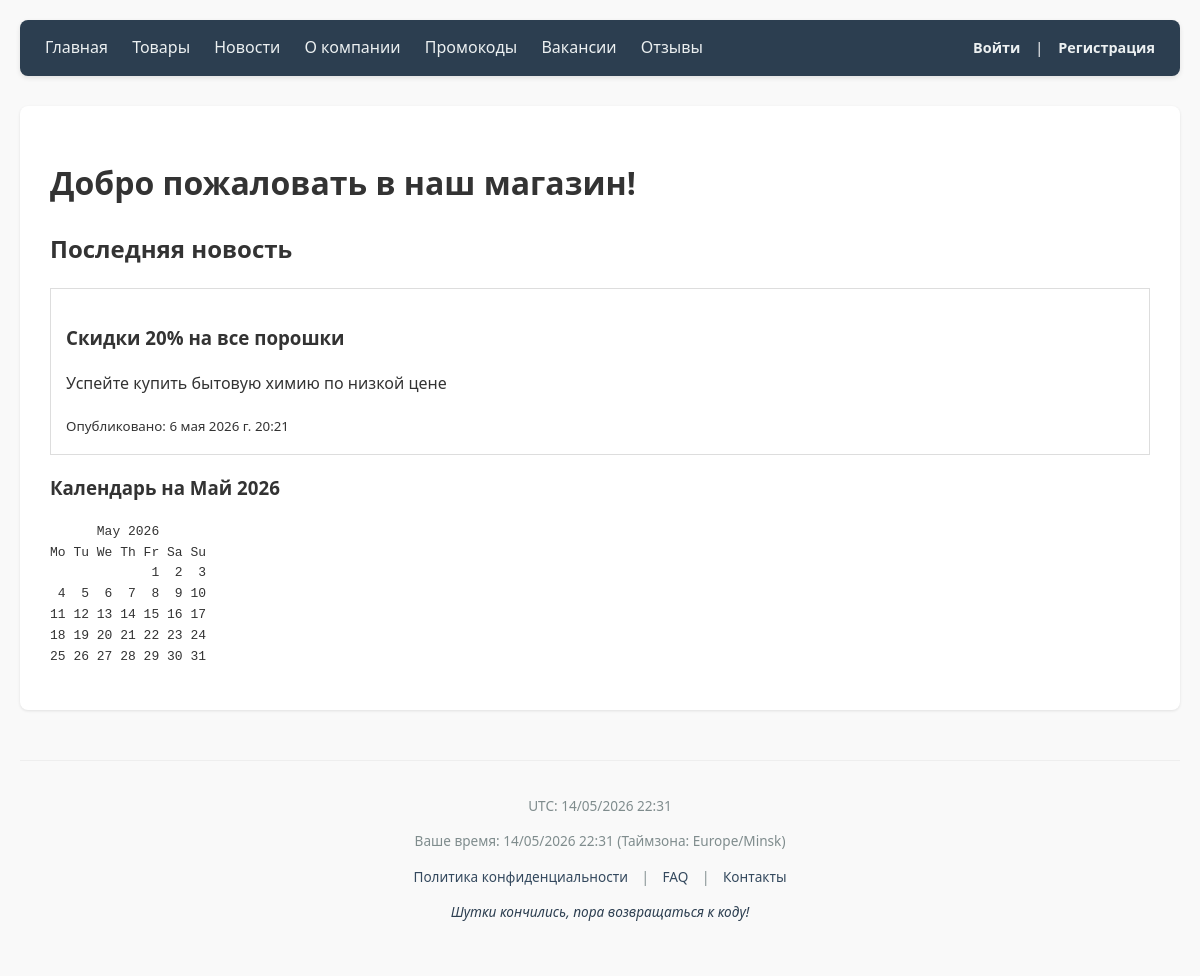
The page / on the database its author committed.
### shop/models.py (models this page shows)
class TimeStampedModel(models.Model):
    created_at = models.DateTimeField(auto_now_add=True, verbose_name="Дата добавления")
    updated_at = models.DateTimeField(auto_now=True, verbose_name="Дата изменения")
    class Meta:
        abstract = True # Это значит, что таблица в БД для этой модели создана не будет

class News(TimeStampedModel):
    title = models.CharField(max_length=200, verbose_name="Заголовок")
    short_description = models.CharField(max_length=255, verbose_name="Краткое содержание (1 предложение)")
    content = models.TextField(verbose_name="Полная статья")
    image = models.ImageField(upload_to='news/', verbose_name="Картинка")
    publish_date = models.DateTimeField(auto_now_add=True)
    class Meta:
        verbose_name_plural = "Новости"

### shop/views.py (the view)
# urls.py: re_path(r'^$', views.index, name='index'),
def index(request):
    latest_news = News.objects.order_by('-publish_date').first()
    context = {
        'latest_news': latest_news,
        'now_local': timezone.localtime(timezone.now()),
        'calendar_text': calendar.TextCalendar().formatmonth(2026, 5),  # Текстовый календарь
    }
    return render(request, 'shop/index.html', context)

### shop/context_processors.py (called while the page is built)
def global_date_context(request):
    now = timezone.now()
    return {
        'current_utc': now, # UTC время
        'current_local': timezone.localtime(now), # Время в таймзоне из settings.py
        'user_tz': timezone.get_current_timezone_name(),
        'text_calendar': calendar.TextCalendar().formatmonth(now.year, now.month),
    }

### shop/templates/shop/index.html
{% extends 'shop/base.html' %}
{% block content %}
    <h1>Добро пожаловать в наш магазин!</h1>
    <h2>Последняя новость</h2>
    {% if latest_news %}
        <div style="border: 1px solid #ddd; padding: 15px;">
            <h3>{{ latest_news.title }}</h3>
            <p>{{ latest_news.content|truncatewords:30 }}</p>
            <small>Опубликовано: {{ latest_news.publish_date }}</small>
        </div>
    {% else %}
        <p>Новостей пока нет.</p>
    {% endif %}
    <h3>Календарь на Май 2026</h3>
    <pre>{{ calendar_text }}</pre>
{% endblock %}

### shop/templates/shop/base.html (style rules this page uses)
body { font-family: 'Segoe UI', Tahoma, Geneva, Verdana, sans-serif; margin: 0; padding: 20px; line-height: 1.6; color: #333; background-color: #f9f9f9; }

### rows shown on the page
News: title "Скидки 20% на все порошки", content "Успейте купить бытовую химию по низкой цене", publish_date "6 мая 2026 г. 20:21"

### other values the page prints
{{ calendar_text }} "May 2026 Mo Tu We Th Fr Sa Su 1 2 3 4 5 6 7 8 9 10 11 12 13 14 15 16 17 18 19 20 21 22 23 24 25 26 27 28 29 30 31"
{{ current_local|date:"d/m/Y H:i" }} "14/05/2026 22:31"
{{ user_tz }} "Europe/Minsk"
